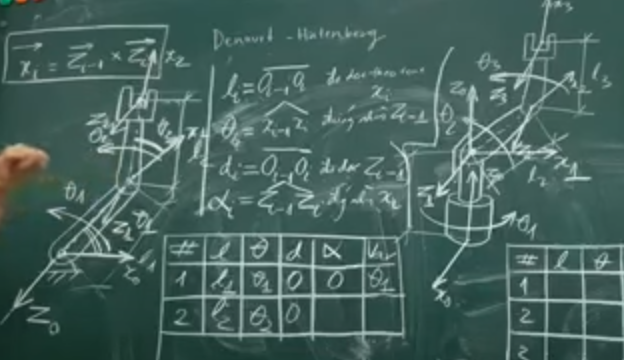
#> input picture tets.png, 624 x 360 px
$ python ex1.py
#> lines starting #> are read from the running program, lines starting #| are printed output that depends on the picture; after the words box and inside, x2 and y2 are one past the last pixel; in counts of white or black regions, pixels touching at a corner belong together
import cv2
import numpy as np
image = cv2.imread('tets.png')
#> image is the input picture: shape (360, 624, 3); mean B, G, R 93.4, 98.7, 70.8
gray_image = cv2.cvtColor(image, cv2.COLOR_BGR2GRAY)
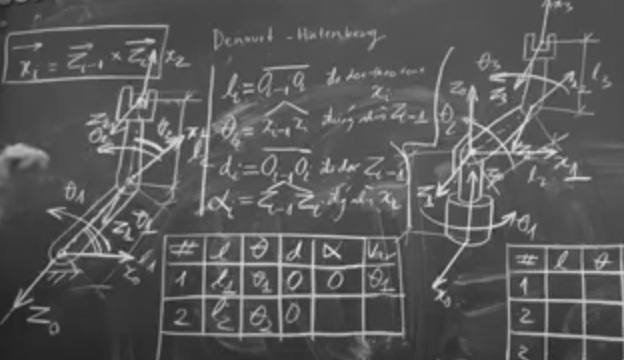
#> gray_image: shape (360, 624); min 32, max 231, mean 89.7
blurred = cv2.GaussianBlur(image, (5, 5), 0)
cv2.imshow('blurred', blurred)

edges = cv2.Canny(blurred, 100, 150)
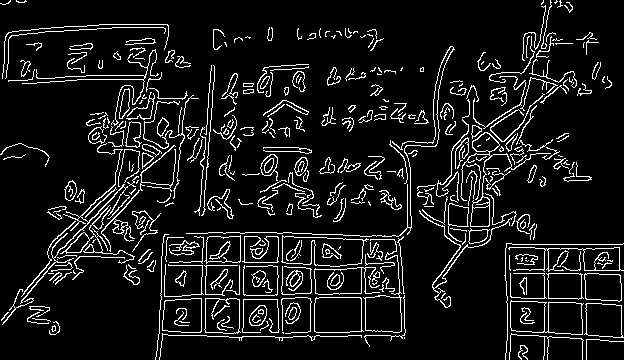
#> edges: shape (360, 624); 9.3% white in thin lines or dots
kernel = np.array([[0, -1, 0], [-1, 5,-1], [0, -1, 0]])
filtered_image = cv2.filter2D(image, -1, kernel)
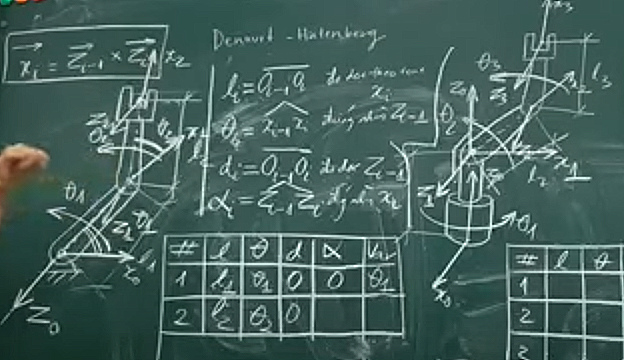
#> filtered_image: shape (360, 624, 3); mean B, G, R 93.3, 98.6, 70.8
cv2.imshow('filtered_image', filtered_image)

kernel = np.ones((5,5),np.uint8)
dilation = cv2.dilate(edges,kernel,iterations = 1)
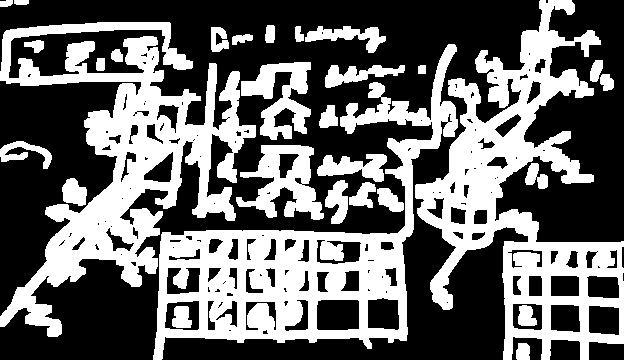
#> dilation: shape (360, 624); 40.5% white; 30 white regions, largest, box (x1, y1, x2, y2) and area: (0, 22, 256, 337) 26223, (415, 0, 624, 360) 25274, (153, 44, 458, 360) 24608
erosion = cv2.erode(edges,kernel,iterations = 1)
#> erosion: shape (360, 624); every value is 0
alpha = 1.5  # độ tương phản
beta = 30   # độ sáng
adjusted = cv2.convertScaleAbs(image, alpha=alpha, beta=beta)
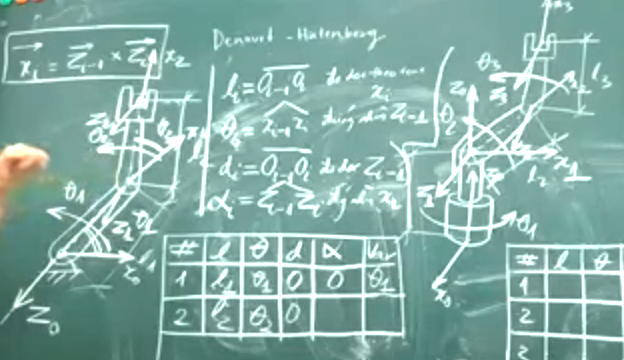
#> adjusted: shape (360, 624, 3); mean B, G, R 167.8, 175.3, 135.5
cv2.imshow('Processed Image', adjusted)
cv2.waitKey(0)
cv2.destroyAllWindows()
#cv2.imwrite('ten_file_ket_qua.jpg', adjusted)
